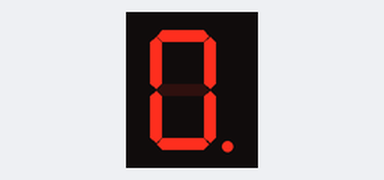
Simulated run of this sketch. Board: Arduino Uno, built with avr-gcc and run on an emulated ATmega328P. On the bench: 1-digit seven-segment display. Wiring (inferred from the names in the program): 1-digit 7-segment display, segments lit when LOW: segments pin 2, pin 3, pin 4, pin 5, pin 6, pin 7, pin 8, pin 9. The segment pins are drawn as the display they are named for.

Above: at 0.1 s.
At 1.1 s:
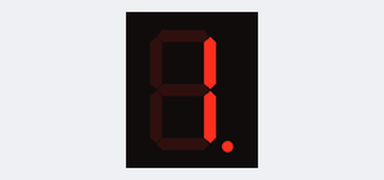
At 2.1 s:
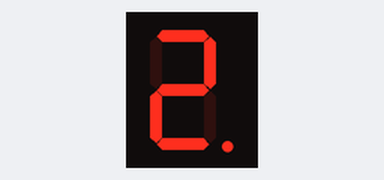
At 3.1 s:
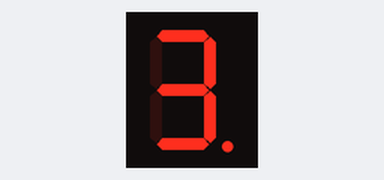
At 6.1 s:
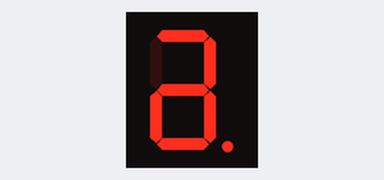
At 9.1 s:
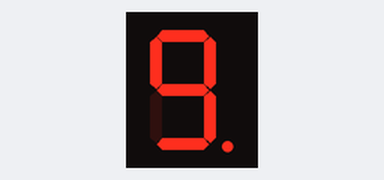

The sketch:

_7_Segment.ino
```cpp
int a=2;
int b=3;
int c=4;
int d=5;
int e=6;
int f=7;
int g=8;
int dotPin=9;


void setup()
{
pinMode(a, OUTPUT);
pinMode(b, OUTPUT);
pinMode(c, OUTPUT);
pinMode(d, OUTPUT);
pinMode(e, OUTPUT);
pinMode(f, OUTPUT);
pinMode(g, OUTPUT);
pinMode(dotPin, OUTPUT);// put your setup code here, to run once:

}

void loop() {
  for( int i =0; i<=9; i++)
  {
    digit(i);
    delay(1000);
  }
  // put your main code here, to run repeatedly:

}

void digit(int digit)
{
  if (digit == 1)
  {
    digitalWrite(a, HIGH);
    digitalWrite(b, LOW);
    digitalWrite(c, LOW);
    digitalWrite(d, HIGH);
    digitalWrite(e, HIGH);
    digitalWrite(f, HIGH);
    digitalWrite(g, HIGH);
    digitalWrite(dotPin, LOW);
  }
  else if(digit == 2)
  {
    digitalWrite(a, LOW);
    digitalWrite(b, LOW);
    digitalWrite(c, HIGH);
    digitalWrite(d, LOW);
    digitalWrite(e, LOW);
    digitalWrite(f, HIGH);
    digitalWrite(g, LOW);
    digitalWrite(dotPin, LOW);
  }
  else if(digit == 3)
  {
    digitalWrite(a, LOW);
    digitalWrite(b, LOW);
    digitalWrite(c, LOW);
    digitalWrite(d, LOW);
    digitalWrite(e, HIGH);
    digitalWrite(f, HIGH);
    digitalWrite(g, LOW);
    digitalWrite(dotPin, LOW);
  }
   else if(digit == 4)
  {
    digitalWrite(a, HIGH);
    digitalWrite(b, LOW);
    digitalWrite(c, LOW);
    digitalWrite(d, HIGH);
    digitalWrite(e, HIGH);
    digitalWrite(f, LOW);
    digitalWrite(g, LOW);
    digitalWrite(dotPin, LOW);
}
 else if(digit == 5)
  {
    digitalWrite(a, LOW);
    digitalWrite(b, HIGH);
    digitalWrite(c, LOW);
    digitalWrite(d, LOW);
    digitalWrite(e, HIGH);
    digitalWrite(f, LOW);
    digitalWrite(g, LOW);
    digitalWrite(dotPin, LOW);

}
else if(digit == 6)
  {
    digitalWrite(a, LOW);
    digitalWrite(b, LOW);
    digitalWrite(c, LOW);
    digitalWrite(d, LOW);
    digitalWrite(e, LOW);
    digitalWrite(f, HIGH);
    digitalWrite(g, LOW);
    digitalWrite(dotPin, LOW);

}
else if(digit == 7)
  {
    digitalWrite(a, LOW);
    digitalWrite(b, LOW);
    digitalWrite(c, LOW);
    digitalWrite(d, HIGH);
    digitalWrite(e, HIGH);
    digitalWrite(f, HIGH);
    digitalWrite(g, HIGH);
    digitalWrite(dotPin, LOW);

}
else if(digit == 8)
  {
    digitalWrite(a, LOW);
    digitalWrite(b, LOW);
    digitalWrite(c, LOW);
    digitalWrite(d, LOW);
    digitalWrite(e, LOW);
    digitalWrite(f, LOW);
    digitalWrite(g, LOW);
    digitalWrite(dotPin, LOW);

}
else if(digit == 9)
  {
    digitalWrite(a, LOW);
    digitalWrite(b, LOW);
    digitalWrite(c, LOW);
    digitalWrite(d, LOW);
    digitalWrite(e, HIGH);
    digitalWrite(f, LOW);
    digitalWrite(g, LOW);
    digitalWrite(dotPin, LOW);

}
else if(digit == 0)
  {
    digitalWrite(a, LOW);
    digitalWrite(b, LOW);
    digitalWrite(c, LOW);
    digitalWrite(d, LOW);
    digitalWrite(e, LOW);
    digitalWrite(f, LOW);
    digitalWrite(g, HIGH);
    digitalWrite(dotPin, LOW);

}

}
```

Measured:
- by itself, everything shown: repeats every 10.0 s, in 10 steps
- what the display in image 1 shows lasts 1.0 s, from 1.0 s to 2.0 s
